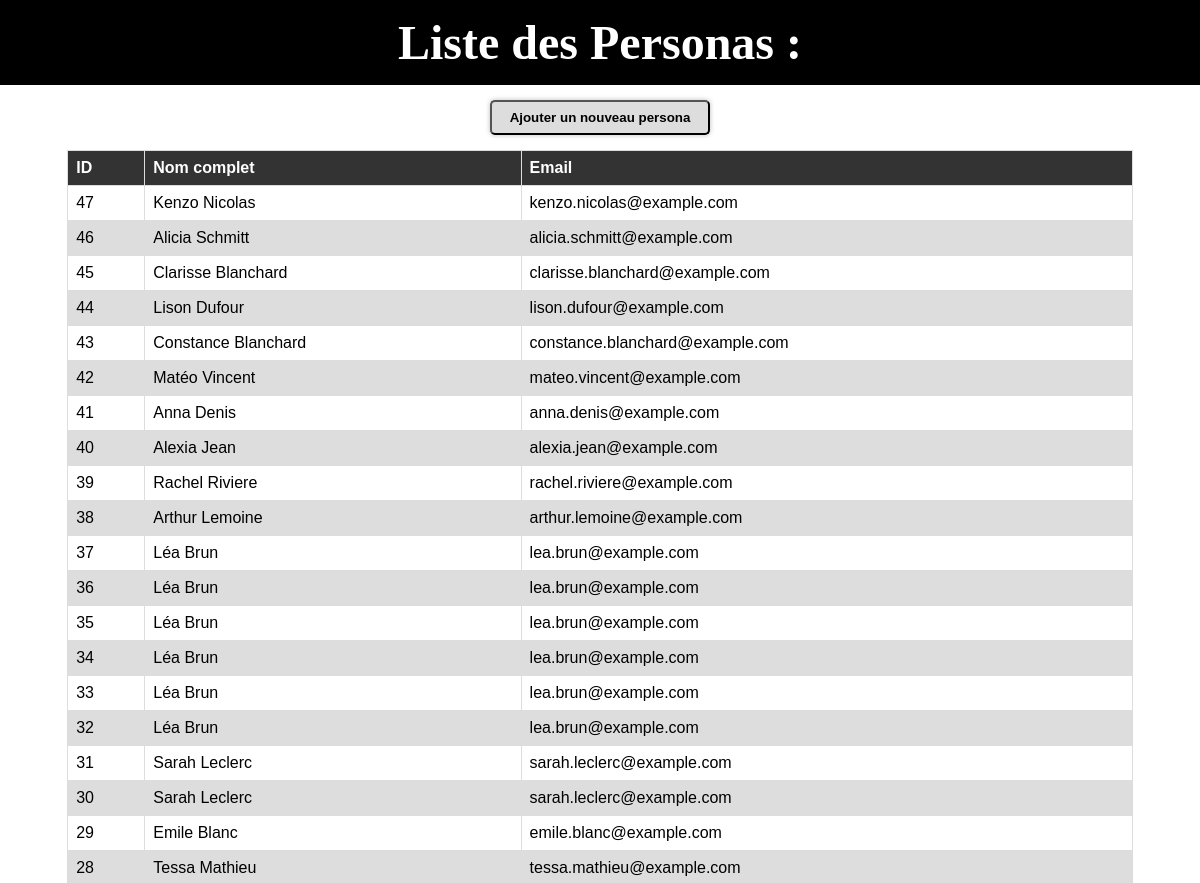
Before: / (upper part) with the older database file.
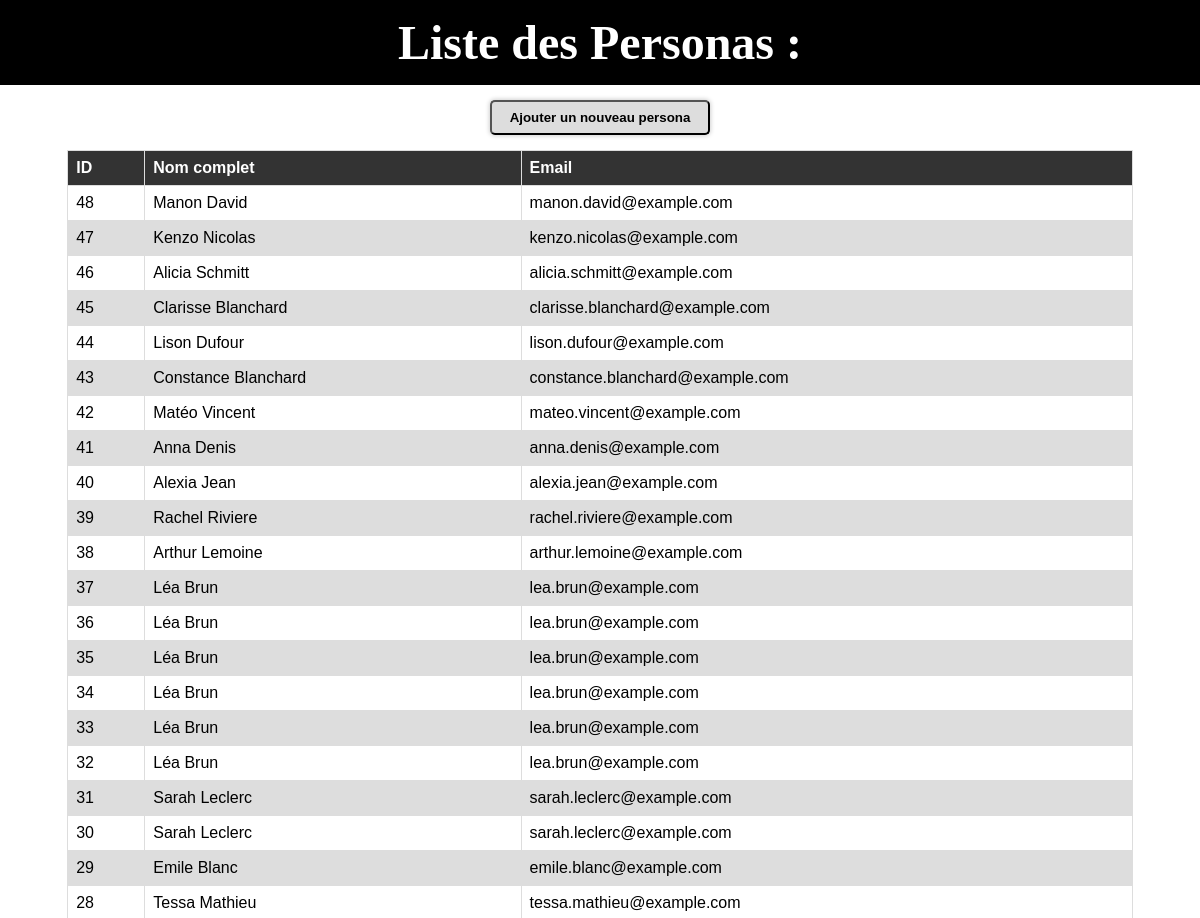
After: the same page with the newer database file.
### persona_app/models.py (models this page shows, shortened)
class Persona (models.Model):
    first_name = models.CharField(max_length=70)
    last_name = models.CharField(max_length=70)
    address_street = models.CharField(max_length=150)
    address_number = models.IntegerField()
    city = models.CharField(max_length=150)
    country = models.CharField(max_length=70)
    postcode = models.IntegerField()
    email = models.CharField(max_length=150)
    username = models.CharField(max_length=70)
    password = models.CharField(max_length=70)
    age = models.IntegerField()
    picture =  models.CharField(max_length=150)

### persona_app/views.py (the view)
# urls.py: path('', PersonaListView.as_view(), name='url_persona_list'),
class PersonaListView(View):
    template_name = 'persona_app/template_list.html'
    model = Persona
    def get(self, request):
        persona_list = self.model.objects.all().order_by('-id')
        return render(request, self.template_name, context={'persona_list': persona_list})

### persona_app/templates/persona_app/template_list.html
{% extends 'template.html'%}
{% block title_page %}
    Liste des Personas :
{% endblock title_page %}
{% block content %}
    <button class="btn">
        <a href="{% url 'url_persona_generate'%}">
            Ajouter un nouveau persona
        </a>
    </button>
    {% if persona_list %}
    <table class="list__table">
        <thead>
            <tr>
                <th>ID</th>
                <th>Nom complet</th>
                <th>Email</th>
            </tr>
        </thead>
        <tbody>
            {% for persona in persona_list %}
                <tr>
                    <td>{{ persona.id }}</td>
                    <td>
                        <a href="{% url 'url_persona_details' persona.id %}">
                            {{ persona.first_name }} {{ persona.last_name }}
                        </a>
                    </td>
                    <td>{{ persona.email }}</td>
                </tr>
            {% endfor %}
        </tbody>
    </table>
    {% endif %}
{% endblock content %}

Changed rows visible on the page:
added Persona: id "48", first_name "Manon", last_name "David", email "manon.david@example.com"
